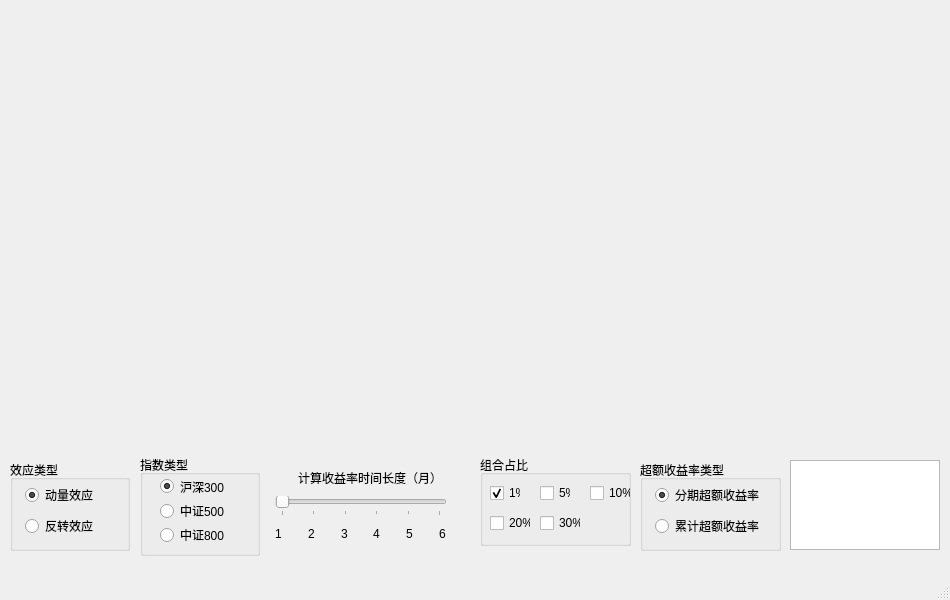
<?xml version="1.0" encoding="UTF-8"?>
<ui version="4.0">
 <class>MainWindow</class>
 <widget class="QMainWindow" name="MainWindow">
  <property name="geometry">
   <rect>
    <x>0</x>
    <y>0</y>
    <width>950</width>
    <height>600</height>
   </rect>
  </property>
  <property name="sizePolicy">
   <sizepolicy hsizetype="Minimum" vsizetype="Preferred">
    <horstretch>0</horstretch>
    <verstretch>0</verstretch>
   </sizepolicy>
  </property>
  <property name="windowTitle">
   <string/>
  </property>
  <widget class="QWidget" name="centralwidget">
   <widget class="QWidget" name="figure_widget" native="true">
    <property name="geometry">
     <rect>
      <x>0</x>
      <y>0</y>
      <width>950</width>
      <height>450</height>
     </rect>
    </property>
    <property name="sizePolicy">
     <sizepolicy hsizetype="Expanding" vsizetype="Expanding">
      <horstretch>0</horstretch>
      <verstretch>0</verstretch>
     </sizepolicy>
    </property>
    <property name="maximumSize">
     <size>
      <width>950</width>
      <height>450</height>
     </size>
    </property>
   </widget>
   <widget class="QGroupBox" name="groupBox_type">
    <property name="geometry">
     <rect>
      <x>10</x>
      <y>460</y>
      <width>120</width>
      <height>91</height>
     </rect>
    </property>
    <property name="title">
     <string>效应类型</string>
    </property>
    <widget class="QWidget" name="layoutWidget">
     <property name="geometry">
      <rect>
       <x>10</x>
       <y>20</y>
       <width>91</width>
       <height>61</height>
      </rect>
     </property>
     <layout class="QVBoxLayout" name="verticalLayout_2">
      <property name="sizeConstraint">
       <enum>QLayout::SetNoConstraint</enum>
      </property>
      <property name="leftMargin">
       <number>5</number>
      </property>
      <property name="topMargin">
       <number>2</number>
      </property>
      <property name="rightMargin">
       <number>5</number>
      </property>
      <property name="bottomMargin">
       <number>2</number>
      </property>
      <item alignment="Qt::AlignLeft">
       <widget class="QRadioButton" name="momentumButton">
        <property name="text">
         <string>动量效应</string>
        </property>
        <property name="checked">
         <bool>true</bool>
        </property>
       </widget>
      </item>
      <item>
       <widget class="QRadioButton" name="crossoversButton">
        <property name="text">
         <string>反转效应</string>
        </property>
       </widget>
      </item>
     </layout>
    </widget>
   </widget>
   <widget class="QGroupBox" name="groupBox_index">
    <property name="geometry">
     <rect>
      <x>140</x>
      <y>455</y>
      <width>120</width>
      <height>101</height>
     </rect>
    </property>
    <property name="title">
     <string>指数类型</string>
    </property>
    <widget class="QWidget" name="layoutWidget">
     <property name="geometry">
      <rect>
       <x>10</x>
       <y>20</y>
       <width>101</width>
       <height>71</height>
      </rect>
     </property>
     <layout class="QVBoxLayout" name="verticalLayout">
      <property name="sizeConstraint">
       <enum>QLayout::SetNoConstraint</enum>
      </property>
      <property name="leftMargin">
       <number>10</number>
      </property>
      <property name="topMargin">
       <number>2</number>
      </property>
      <property name="rightMargin">
       <number>5</number>
      </property>
      <property name="bottomMargin">
       <number>2</number>
      </property>
      <item>
       <widget class="QRadioButton" name="index300Button">
        <property name="layoutDirection">
         <enum>Qt::LeftToRight</enum>
        </property>
        <property name="text">
         <string>沪深300</string>
        </property>
        <property name="checked">
         <bool>true</bool>
        </property>
       </widget>
      </item>
      <item alignment="Qt::AlignLeft">
       <widget class="QRadioButton" name="index500Button">
        <property name="text">
         <string>中证500</string>
        </property>
       </widget>
      </item>
      <item alignment="Qt::AlignLeft">
       <widget class="QRadioButton" name="index800Button">
        <property name="text">
         <string>中证800</string>
        </property>
       </widget>
      </item>
     </layout>
    </widget>
   </widget>
   <widget class="QWidget" name="layoutWidget">
    <property name="geometry">
     <rect>
      <x>270</x>
      <y>460</y>
      <width>201</width>
      <height>91</height>
     </rect>
    </property>
    <layout class="QVBoxLayout" name="verticalLayout_3">
     <property name="spacing">
      <number>6</number>
     </property>
     <property name="sizeConstraint">
      <enum>QLayout::SetNoConstraint</enum>
     </property>
     <property name="margin">
      <number>5</number>
     </property>
     <item alignment="Qt::AlignHCenter">
      <widget class="QLabel" name="label">
       <property name="text">
        <string>计算收益率时间长度（月）</string>
       </property>
      </widget>
     </item>
     <item>
      <widget class="QSlider" name="periodSlider">
       <property name="enabled">
        <bool>false</bool>
       </property>
       <property name="sizePolicy">
        <sizepolicy hsizetype="Expanding" vsizetype="Fixed">
         <horstretch>10</horstretch>
         <verstretch>0</verstretch>
        </sizepolicy>
       </property>
       <property name="minimumSize">
        <size>
         <width>160</width>
         <height>0</height>
        </size>
       </property>
       <property name="maximumSize">
        <size>
         <width>172</width>
         <height>16777215</height>
        </size>
       </property>
       <property name="minimum">
        <number>1</number>
       </property>
       <property name="maximum">
        <number>6</number>
       </property>
       <property name="pageStep">
        <number>1</number>
       </property>
       <property name="orientation">
        <enum>Qt::Horizontal</enum>
       </property>
       <property name="tickPosition">
        <enum>QSlider::TicksBelow</enum>
       </property>
       <property name="tickInterval">
        <number>1</number>
       </property>
      </widget>
     </item>
     <item>
      <layout class="QHBoxLayout" name="horizontalLayout">
       <item>
        <widget class="QLabel" name="label_3">
         <property name="text">
          <string>1</string>
         </property>
        </widget>
       </item>
       <item>
        <widget class="QLabel" name="label_2">
         <property name="text">
          <string>2</string>
         </property>
        </widget>
       </item>
       <item>
        <widget class="QLabel" name="label_4">
         <property name="text">
          <string>3</string>
         </property>
        </widget>
       </item>
       <item>
        <widget class="QLabel" name="label_5">
         <property name="text">
          <string>4</string>
         </property>
        </widget>
       </item>
       <item>
        <widget class="QLabel" name="label_6">
         <property name="text">
          <string>5</string>
         </property>
        </widget>
       </item>
       <item>
        <widget class="QLabel" name="label_7">
         <property name="text">
          <string>6</string>
         </property>
        </widget>
       </item>
      </layout>
     </item>
    </layout>
   </widget>
   <widget class="QGroupBox" name="groupBox_percent">
    <property name="geometry">
     <rect>
      <x>480</x>
      <y>455</y>
      <width>151</width>
      <height>91</height>
     </rect>
    </property>
    <property name="title">
     <string>组合占比</string>
    </property>
    <widget class="QCheckBox" name="checkBoxP5">
     <property name="geometry">
      <rect>
       <x>60</x>
       <y>30</y>
       <width>31</width>
       <height>16</height>
      </rect>
     </property>
     <property name="text">
      <string>5%</string>
     </property>
    </widget>
    <widget class="QCheckBox" name="checkBoxP10">
     <property name="geometry">
      <rect>
       <x>110</x>
       <y>30</y>
       <width>41</width>
       <height>16</height>
      </rect>
     </property>
     <property name="text">
      <string>10%</string>
     </property>
    </widget>
    <widget class="QCheckBox" name="checkBoxP1">
     <property name="geometry">
      <rect>
       <x>10</x>
       <y>30</y>
       <width>31</width>
       <height>16</height>
      </rect>
     </property>
     <property name="text">
      <string>1%</string>
     </property>
     <property name="checked">
      <bool>true</bool>
     </property>
    </widget>
    <widget class="QCheckBox" name="checkBoxP20">
     <property name="geometry">
      <rect>
       <x>10</x>
       <y>60</y>
       <width>41</width>
       <height>16</height>
      </rect>
     </property>
     <property name="text">
      <string>20%</string>
     </property>
    </widget>
    <widget class="QCheckBox" name="checkBoxP30">
     <property name="geometry">
      <rect>
       <x>60</x>
       <y>60</y>
       <width>41</width>
       <height>16</height>
      </rect>
     </property>
     <property name="text">
      <string>30%</string>
     </property>
    </widget>
   </widget>
   <widget class="QTextBrowser" name="textReturn">
    <property name="geometry">
     <rect>
      <x>790</x>
      <y>460</y>
      <width>150</width>
      <height>90</height>
     </rect>
    </property>
   </widget>
   <widget class="QGroupBox" name="groupBox_returntype">
    <property name="geometry">
     <rect>
      <x>640</x>
      <y>460</y>
      <width>141</width>
      <height>91</height>
     </rect>
    </property>
    <property name="title">
     <string>超额收益率类型</string>
    </property>
    <widget class="QWidget" name="layoutWidget_2">
     <property name="geometry">
      <rect>
       <x>10</x>
       <y>20</y>
       <width>117</width>
       <height>61</height>
      </rect>
     </property>
     <layout class="QVBoxLayout" name="verticalLayout_4">
      <property name="sizeConstraint">
       <enum>QLayout::SetNoConstraint</enum>
      </property>
      <property name="leftMargin">
       <number>5</number>
      </property>
      <property name="topMargin">
       <number>2</number>
      </property>
      <property name="rightMargin">
       <number>5</number>
      </property>
      <property name="bottomMargin">
       <number>2</number>
      </property>
      <item alignment="Qt::AlignLeft">
       <widget class="QRadioButton" name="periodReturnButton">
        <property name="text">
         <string>分期超额收益率</string>
        </property>
        <property name="checked">
         <bool>true</bool>
        </property>
       </widget>
      </item>
      <item>
       <widget class="QRadioButton" name="cumReturnButton">
        <property name="text">
         <string>累计超额收益率</string>
        </property>
       </widget>
      </item>
     </layout>
    </widget>
   </widget>
   <zorder>layoutWidget</zorder>
   <zorder>groupBox_type</zorder>
   <zorder>figure_widget</zorder>
   <zorder>groupBox_index</zorder>
   <zorder>groupBox_percent</zorder>
   <zorder>textReturn</zorder>
   <zorder>groupBox_returntype</zorder>
  </widget>
  <widget class="QMenuBar" name="menuBar">
   <property name="geometry">
    <rect>
     <x>0</x>
     <y>0</y>
     <width>950</width>
     <height>23</height>
    </rect>
   </property>
  </widget>
  <widget class="QStatusBar" name="statusbar"/>
 </widget>
 <resources/>
 <connections/>
</ui>
